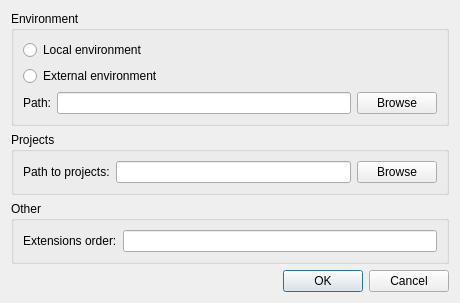
<?xml version="1.0" encoding="UTF-8"?>
<ui version="4.0">
 <class>ConfigDialog</class>
 <widget class="QDialog" name="ConfigDialog">
  <property name="geometry">
   <rect>
    <x>0</x>
    <y>0</y>
    <width>460</width>
    <height>265</height>
   </rect>
  </property>
  <property name="windowTitle">
   <string>Dialog</string>
  </property>
  <layout class="QVBoxLayout" name="verticalLayout">
   <item>
    <widget class="QGroupBox" name="envGroupBox">
     <property name="title">
      <string>Environment</string>
     </property>
     <layout class="QVBoxLayout" name="verticalLayout_2">
      <item>
       <widget class="QRadioButton" name="locEnvButton">
        <property name="text">
         <string>Local environment</string>
        </property>
       </widget>
      </item>
      <item>
       <widget class="QRadioButton" name="extEnvButton">
        <property name="text">
         <string>External environment</string>
        </property>
       </widget>
      </item>
      <item>
       <layout class="QHBoxLayout" name="horizontalLayout">
        <item>
         <widget class="QLabel" name="envLabel">
          <property name="text">
           <string>Path:</string>
          </property>
         </widget>
        </item>
        <item>
         <widget class="QLineEdit" name="envLine">
          <property name="toolTip">
           <string/>
          </property>
         </widget>
        </item>
        <item>
         <widget class="QPushButton" name="envBrowse">
          <property name="text">
           <string>Browse</string>
          </property>
         </widget>
        </item>
       </layout>
      </item>
     </layout>
    </widget>
   </item>
   <item>
    <widget class="QGroupBox" name="projsGroupBox">
     <property name="title">
      <string>Projects</string>
     </property>
     <layout class="QHBoxLayout" name="horizontalLayout_2">
      <item>
       <widget class="QLabel" name="projsLabel">
        <property name="text">
         <string>Path to projects:</string>
        </property>
       </widget>
      </item>
      <item>
       <widget class="QLineEdit" name="projsLine"/>
      </item>
      <item>
       <widget class="QPushButton" name="projsBrowse">
        <property name="text">
         <string>Browse</string>
        </property>
       </widget>
      </item>
     </layout>
    </widget>
   </item>
   <item>
    <widget class="QGroupBox" name="otherGroupBox">
     <property name="title">
      <string>Other</string>
     </property>
     <layout class="QHBoxLayout" name="horizontalLayout_3">
      <item>
       <widget class="QLabel" name="extLabel">
        <property name="text">
         <string>Extensions order:</string>
        </property>
       </widget>
      </item>
      <item>
       <widget class="QLineEdit" name="extLine">
        <property name="toolTip">
         <string>Enter here semicolon separated extension names. 
The first one will have the highest priority while searching for packages, 
the last one will have te lowest priority.
Ex: tar.bz2; tar.gz; tar</string>
        </property>
       </widget>
      </item>
     </layout>
    </widget>
   </item>
   <item>
    <widget class="QDialogButtonBox" name="buttonBox">
     <property name="orientation">
      <enum>Qt::Horizontal</enum>
     </property>
     <property name="standardButtons">
      <set>QDialogButtonBox::Cancel|QDialogButtonBox::Ok</set>
     </property>
    </widget>
   </item>
  </layout>
 </widget>
 <resources/>
 <connections>
  <connection>
   <sender>buttonBox</sender>
   <signal>accepted()</signal>
   <receiver>ConfigDialog</receiver>
   <slot>accept()</slot>
   <hints>
    <hint type="sourcelabel">
     <x>248</x>
     <y>254</y>
    </hint>
    <hint type="destinationlabel">
     <x>157</x>
     <y>274</y>
    </hint>
   </hints>
  </connection>
  <connection>
   <sender>buttonBox</sender>
   <signal>rejected()</signal>
   <receiver>ConfigDialog</receiver>
   <slot>reject()</slot>
   <hints>
    <hint type="sourcelabel">
     <x>316</x>
     <y>260</y>
    </hint>
    <hint type="destinationlabel">
     <x>286</x>
     <y>274</y>
    </hint>
   </hints>
  </connection>
 </connections>
</ui>
